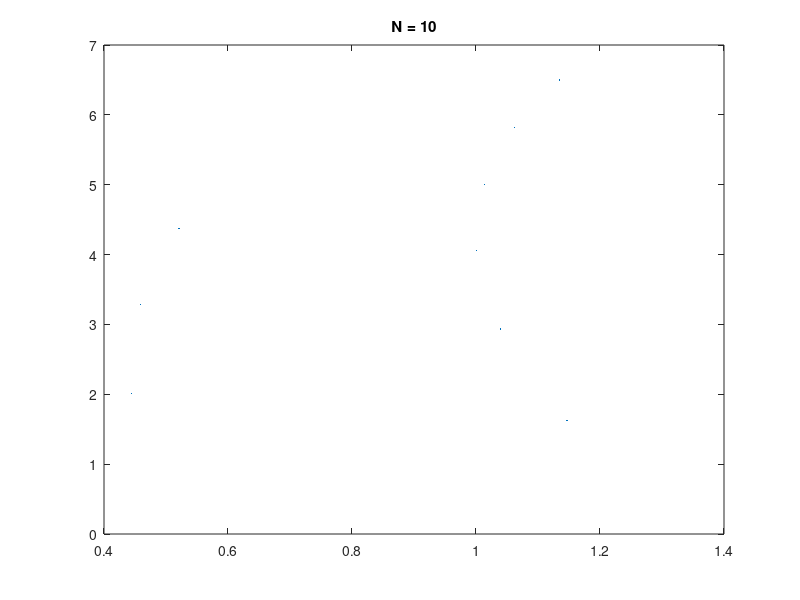
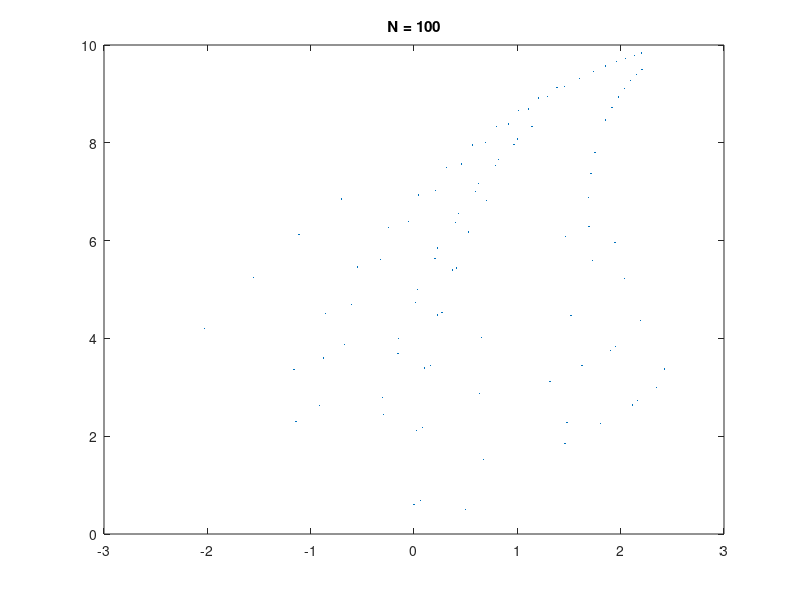
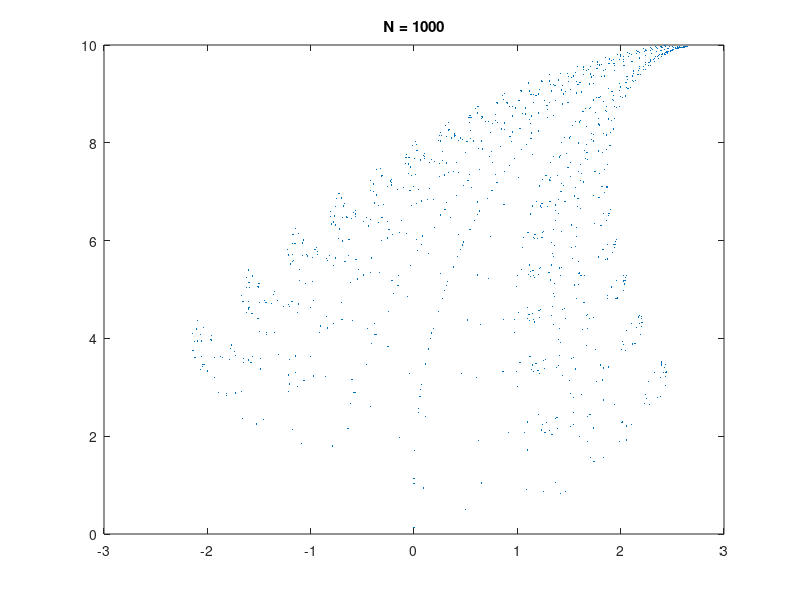
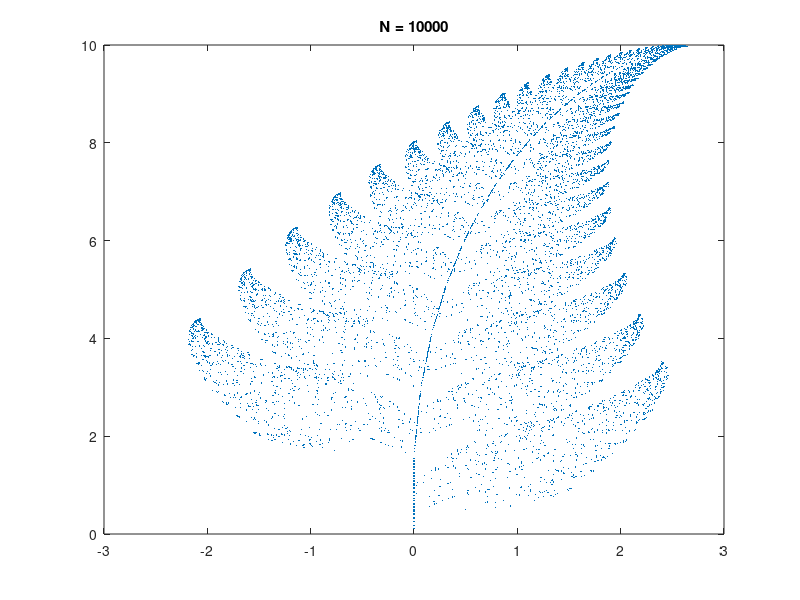

Write the MATLAB code that produced these figures, in order.

% Randomized Affine Transformations: 

for N = [10 100 1000 10000 100000];
x = zeros(2,N);
x(:,1) = [0.5;0.5];
for k = 2:N;
r = rand;
if r<0.85, A1 = [.85 .04;-.04 .85], b1 = [0;1.6], A = A1, b = b1;
elseif r<0.92, A2 = [.2 -.26; .23 .22], b2 = [0;1.6], A = A2, b = b2;
else if r<0.99, A3 = [-.15 .28; .26 .24], b3 = [0;0.44], A = A3, b = b3;
    else A4 = [0 0; 0 .16], b4 = [0;0],A = A4, b = b4;
   
    end
end
x(:,k) = A*x(:,k-1)+b;
end
figure(N);
plot(x(1,:),x(2,:),'.', 'MarkerSize',1);
title(['N = ',num2str(N)]);
end


% Linear equations

main = 2.*(ones(1,10));
above_below = -1.*(ones(1,9));
A = diag(main) + diag(above_below,1) + diag(above_below,-1);
B = ones(10,1);
X1 = inv(A)*B;
X2 = A\B;

main2 = 2.*(ones(1,100));
above_below2 = -1.*(ones(1,99));
A2 = diag(main) + diag(above_below,1) + diag(above_below,-1);
B2 = ones(100,1);
[V,D] = eig(A2);
DD = diag(D);
stem(sort(DD));
title('Eigenvalue spectrum (scree plot)');
ymax = find(DD==max(DD));
ymin = find(DD==min(DD));
stem(V(:,ymax),'filled');
hold on
stem(V(:,ymin));
legend('vector of the largest eigen value','vectior of the smallest eigen value','Location','northoutside','Orientation','horizontal');
hold off
lessthan = sum(DD(:) < 0.2);
whos V
Vsparse = sparse(V);
whos Vsparse


